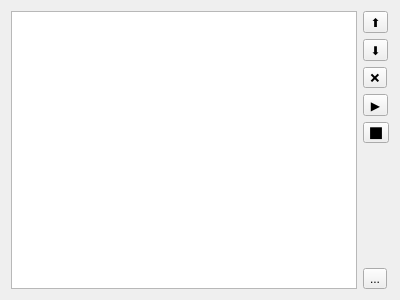
<?xml version="1.0" encoding="UTF-8"?>
<ui version="4.0">
 <class>Widget</class>
 <widget class="QWidget" name="Widget">
  <property name="geometry">
   <rect>
    <x>0</x>
    <y>0</y>
    <width>400</width>
    <height>300</height>
   </rect>
  </property>
  <property name="acceptDrops">
   <bool>true</bool>
  </property>
  <layout class="QHBoxLayout" name="horizontalLayout">
   <item>
    <widget class="QListWidget" name="listWidget">
     <property name="acceptDrops">
      <bool>true</bool>
     </property>
     <property name="toolTip">
      <string>Drop files here</string>
     </property>
     <property name="dragDropMode">
      <enum>QAbstractItemView::DropOnly</enum>
     </property>
    </widget>
   </item>
   <item>
    <layout class="QVBoxLayout" name="verticalLayout">
     <item>
      <widget class="QToolButton" name="moveUpButton">
       <property name="text">
        <string>⬆</string>
       </property>
      </widget>
     </item>
     <item>
      <widget class="QToolButton" name="moveDownButton">
       <property name="text">
        <string>⬇</string>
       </property>
      </widget>
     </item>
     <item>
      <widget class="QToolButton" name="removeButton">
       <property name="text">
        <string>❌</string>
       </property>
      </widget>
     </item>
     <item>
      <widget class="QToolButton" name="playButton">
       <property name="text">
        <string>▶</string>
       </property>
      </widget>
     </item>
     <item>
      <widget class="QToolButton" name="stopButton">
       <property name="text">
        <string>⬛</string>
       </property>
      </widget>
     </item>
     <item>
      <spacer name="verticalSpacer">
       <property name="orientation">
        <enum>Qt::Vertical</enum>
       </property>
       <property name="sizeHint" stdset="0">
        <size>
         <width>20</width>
         <height>40</height>
        </size>
       </property>
      </spacer>
     </item>
     <item>
      <widget class="QToolButton" name="browseButton">
       <property name="text">
        <string>...</string>
       </property>
      </widget>
     </item>
    </layout>
   </item>
  </layout>
 </widget>
 <layoutdefault spacing="6" margin="11"/>
 <resources/>
 <connections/>
</ui>
